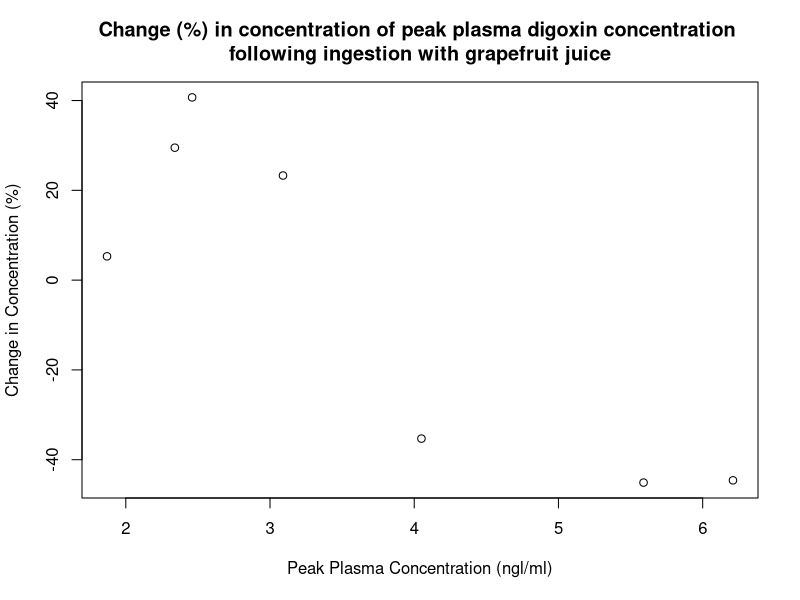
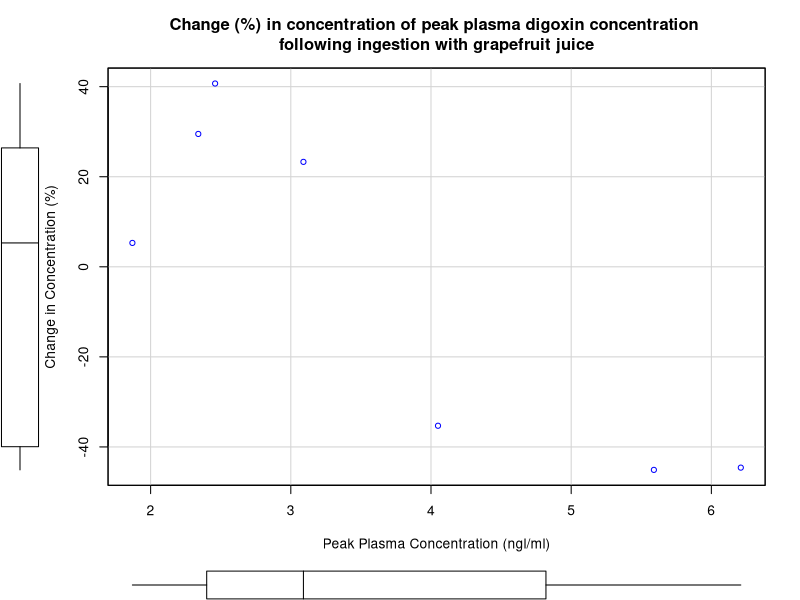
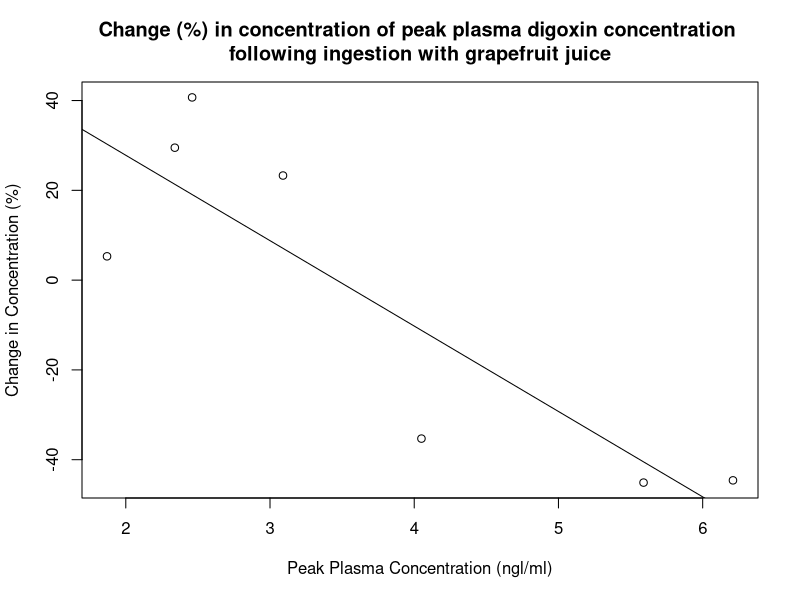
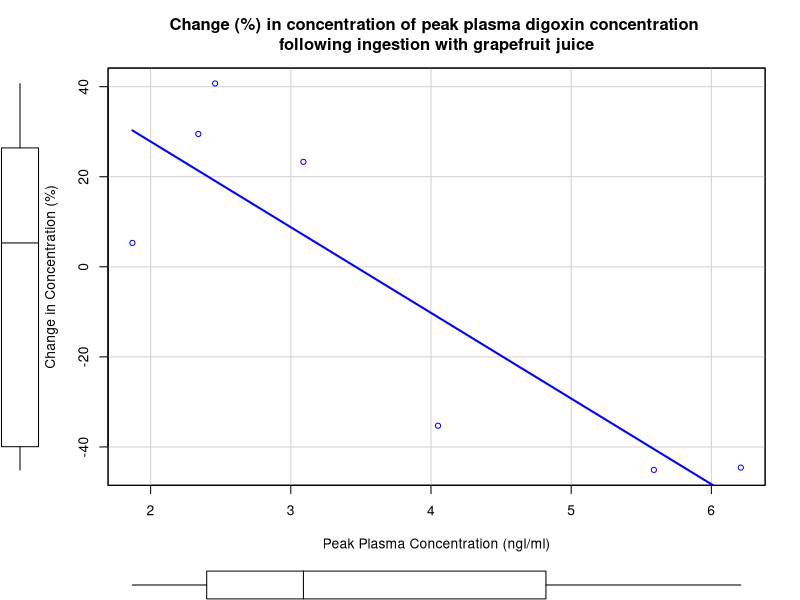
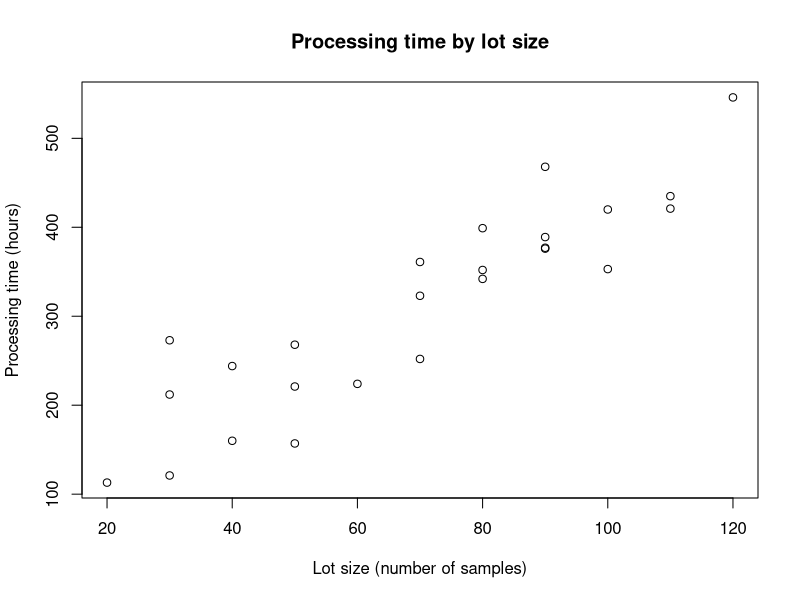
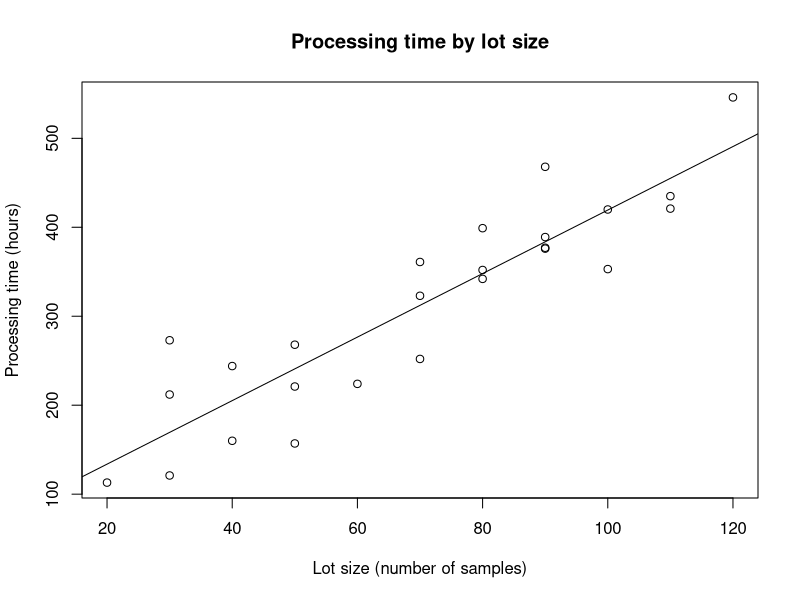
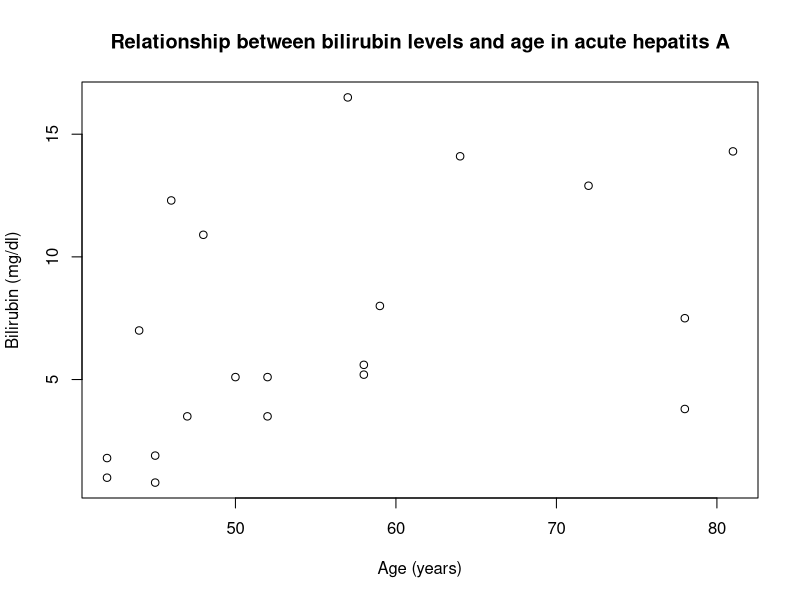
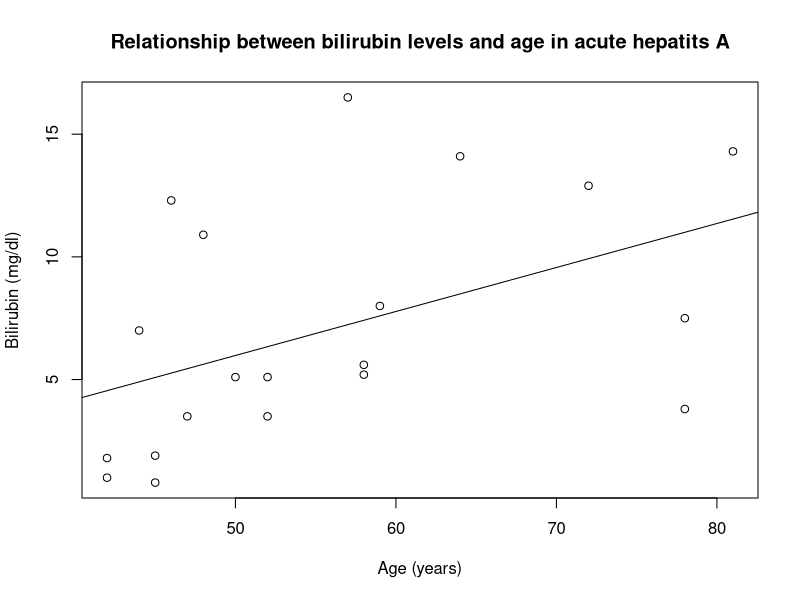

Write R code to recreate these figures, in order.
## ---- chunk 1
knitr::opts_chunk$set(echo = TRUE)
## ---- chunk 2
setwd("C:/Users/1/Dropbox/00 - Working Folder/Teaching/DPH112/2019-2020/Week ON2")
## ---- chunk 3
CMAX <- c(2.34, 2.46, 1.87, 3.09, 5.59, 4.05, 6.21)
GFJ <- c(29.5, 40.7, 5.3, 23.3, -45.1, -35.3, -44.6)
PARKER <- data.frame(CMAX, GFJ)
str(PARKER)
head(PARKER)

plot(GFJ ~ CMAX, data = PARKER,
     main = "Change (%) in concentration of peak plasma digoxin concentration \nfollowing ingestion with grapefruit juice",
     ylab = "Change in Concentration (%)",
     xlab = "Peak Plasma Concentration (ngl/ml)")
## ---- chunk 4
if(!require(car)){install.packages("car")}
library(car)
scatterplot(GFJ ~ CMAX, data = PARKER, smooth = FALSE, regLine = FALSE,
     main = "Change (%) in concentration of peak plasma digoxin concentration \nfollowing ingestion with grapefruit juice",
     ylab = "Change in Concentration (%)",
     xlab = "Peak Plasma Concentration (ngl/ml)")
## ---- chunk 5
PARKER.LM <- lm(GFJ ~ CMAX, data = PARKER)
summary(PARKER.LM)
## ---- chunk 6
plot(GFJ ~ CMAX, data = PARKER,
     main = "Change (%) in concentration of peak plasma digoxin concentration \nfollowing ingestion with grapefruit juice",
     ylab = "Change in Concentration (%)",
     xlab = "Peak Plasma Concentration (ngl/ml)")
abline(lm(GFJ ~ CMAX, data = PARKER))
## ---- chunk 7
scatterplot(GFJ ~ CMAX, data = PARKER, smooth = FALSE, 
     main = "Change (%) in concentration of peak plasma digoxin concentration \nfollowing ingestion with grapefruit juice",
     ylab = "Change in Concentration (%)",
     xlab = "Peak Plasma Concentration (ngl/ml)")
## ---- chunk 8
LOT <- c(80, 30, 50, 90, 70, 60, 120, 80, 100, 50, 40, 70, 90,
         20, 110, 100, 30, 50, 90, 110, 30, 90, 40, 80, 70)
HOURS <- c(399, 121, 221, 376, 361, 224, 546, 352, 353, 157, 160, 252, 389,
           113, 435, 420, 212, 268, 377, 421, 273, 468, 244, 342, 323)
LAB <- data.frame(LOT, HOURS)
str(LAB)
head(LAB)

plot(HOURS ~ LOT, data = LAB,
     main = "Processing time by lot size",
     ylab = "Processing time (hours)",
     xlab = "Lot size (number of samples)")
## ---- chunk 9
LAB.LM <- lm(HOURS ~ LOT, data = LAB)
summary(LAB.LM)
## ---- chunk 10
plot(HOURS ~ LOT, data = LAB,
     main = "Processing time by lot size",
     ylab = "Processing time (hours)",
     xlab = "Lot size (number of samples)")
abline(lm(HOURS ~ LOT, data = LAB))
## ---- chunk 11
predict(LAB.LM, data.frame(LOT = c(57, 600)))
## ---- chunk 12
summary(LAB.LM)
## ---- chunk 13
confint(LAB.LM, level = 0.95)
confint(LAB.LM, level = 0.99)
## ---- chunk 14
AGE <- c(78, 44, 72, 42, 81, 45, 59, 78, 64, 47,
         48, 50, 46, 57, 42, 52, 58, 58, 52,45)
BILIRUBIN <- c(7.5, 7.0, 12.9, 1.8, 14.3, 0.8, 8.0, 3.8, 14.1, 3.5,
               10.9, 5.1, 12.3, 16.5, 1.0, 3.5, 5.2, 5.6, 5.1, 1.9)
HEPA <- data.frame(AGE, BILIRUBIN)
str(HEPA)
head(HEPA)
## ---- chunk 15
plot(BILIRUBIN ~ AGE, data = HEPA,
     main = "Relationship between bilirubin levels and age in acute hepatits A",
     ylab = "Bilirubin (mg/dl)",
     xlab = "Age (years)")
## ---- chunk 16
HEPA.LM <- lm(BILIRUBIN ~ AGE, data = HEPA)
summary(HEPA.LM)
confint(HEPA.LM, level = 0.90)
## ---- chunk 17
predict(HEPA.LM, data.frame(AGE = c(40, 70)))
## ---- chunk 18
plot(BILIRUBIN ~ AGE, data = HEPA,
     main = "Relationship between bilirubin levels and age in acute hepatits A",
     ylab = "Bilirubin (mg/dl)",
     xlab = "Age (years)")
abline(HEPA.LM)
